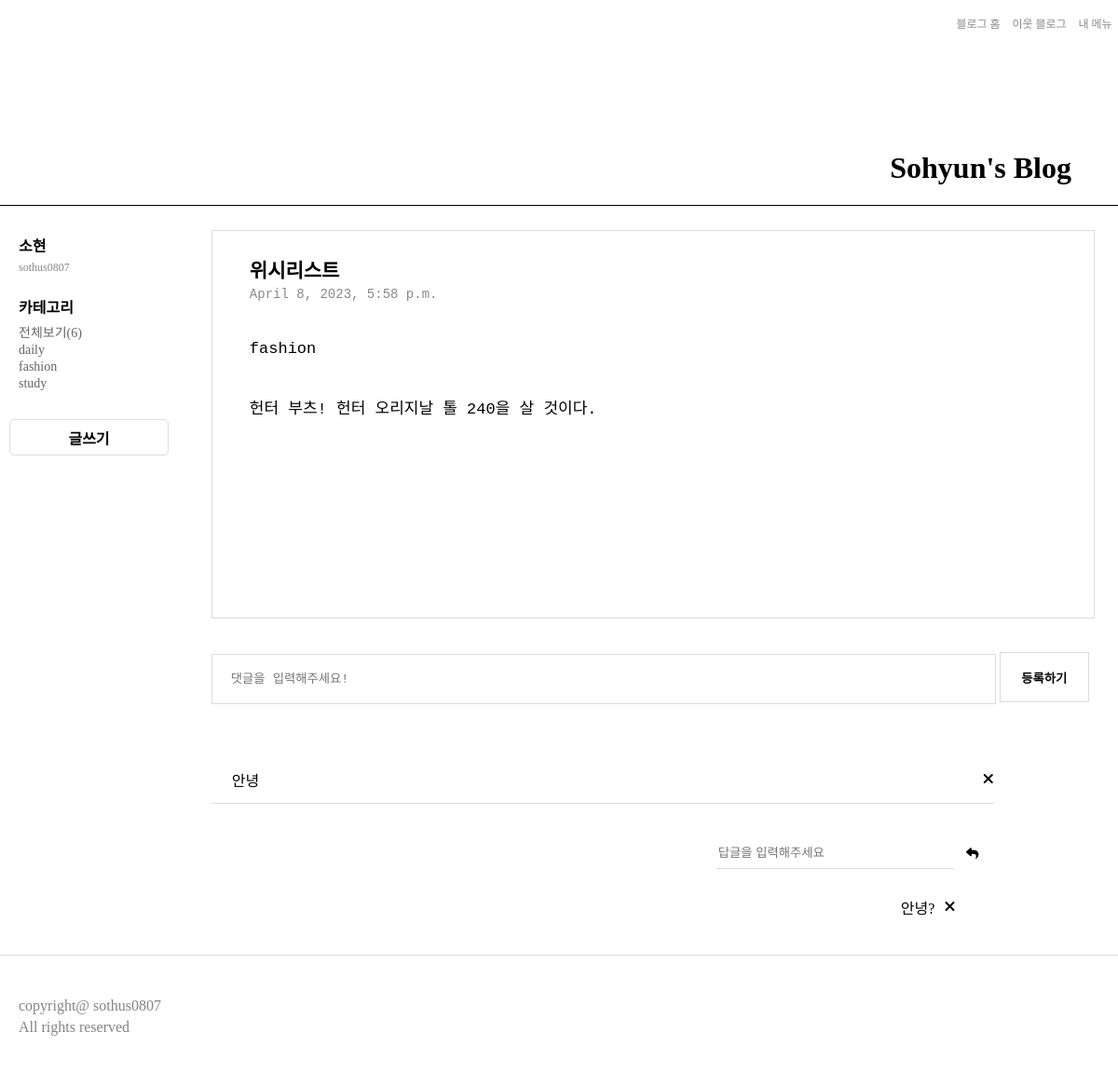
/recomment/27/5/, run on the app's committed database.
### BlogApp/models.py (models this page shows, shortened)
class Article(models.Model):
    title = models.CharField(max_length=20)
    content = models.TextField()
    date = models.DateTimeField(default=datetime.now())
    category = models.CharField(max_length=1, null=True)

class Comment(models.Model):
   article = models.ForeignKey(Article, on_delete=models.CASCADE, related_name='comments')
   content = models.TextField()

class Recomment(models.Model):
    comment = models.ForeignKey(Comment, on_delete=models.CASCADE, related_name='recomments')
    content = models.TextField()

### BlogApp/views.py (the view, shortened to what this page needs)
# urls.py: path("recomment/<int:detail_id>/<int:comment_id>/", views.recomment, name="recomment"),
def recomment(request, detail_id, comment_id):
    article = Article.objects.get(pk=detail_id)
    comment = Comment.objects.get(pk=comment_id)
    all_count = Article.objects.all().count()
    categorys = ['daily', 'fashion', 'study']
    return render(request, 'recomment.html', {'article': article, 'comment': comment, 'categorys': categorys, 'all_count': all_count})

### BlogApp/templates/recomment.html (shortened to what this page needs)
{% extends 'base.html' %}
{% block css %}
{% load static %}
<link rel="stylesheet" type="text/css" href="{% static 'recomment.css' %}">
{% endblock %}
{% block content %}
<div class="background">
    <div class="header">
        <ul>
            <li><a href="#">블로그 홈</a></li>
            <li><a href="#">이웃 블로그</a></li>
            <li><a href="#">내 메뉴</a></li>
        </ul>
        <h1><a href="{% url 'home' %}">Sohyun's Blog</a></h1>
    </div>
    <div class="main">
        <div class="sidebar">
            <div class="profile flex">
                <span id="user_nm">소현</span>
                <span>sothus0807</span>
            </div>
            <div class="category">
                <span>카테고리</span>
                <ul>
                    <li><a href="{% url 'home' %}">전체보기({{ all_count }})</a></li>
                    {% for category in categorys %}
                    <li><a href="{% url 'detail' category %}">{{ category }}</a></li>
                    {% endfor %}
                </ul>
            </div>
            <a class="button flex" href="{% url 'create' %}">글쓰기</a>
        </div>
        <div class="content">
            <ul class="article">
                <li>
                    <h3><a href="{% url 'comment' article.id %}">{{ article.title }}</a></h3>
                    <span>{{ article.date }}</span>
                    <p>{{ article.category }}</p>
                    <p>{{ article.content }}</p>
                </li>
            </ul>
            <form action="" method="post" class="commentWrapper">
                <input type="text" name="content" placeholder="댓글을 입력해주세요!">
                <button type="sumbit">등록하기</button>
            </form>
            <ul class="commentList">
                <li class="flex">
                    <span>{{ comment.content }}</span>
                    <a href="{% url 'comment_delete' article.id comment.id %}"><i class="fa-solid fa-xmark"></i></a>
                </li>
            </ul>
            <form action="" method="post" class="recommentWrapper flex">
                <input type="text" name="content" placeholder="답글을 입력해주세요">
                <button type="submit"><i class="fa-solid fa-reply"></i></button>
            </form>
            <ul class="recommentList">
                {% for recomment in comment.recomments.all %}
                <li class="flex">
                    <span>{{ recomment.content }}</span>
                    <a href="{% url 'recomment_delete' article.id comment.id recomment.id %}"><i class="fa-solid fa-xmark"></i></a>
                </li>
                {% endfor %}
            </ul>
        </div>
    </div>
</div>
{% endblock %}

### BlogApp/static/recomment.css (style rules this page uses)
body { margin: 0; }
.flex { display: flex; justify-content: center; align-items: center; }
.background { width: 100%; background-color: #ffffff; display: flex; flex-direction: column; }
.header { display: flex; flex-direction: column; align-items: flex-end; justify-content: space-between; width: 100%; height: 220px; border-bottom: 0.5px solid black; flex-direction: column; }
.header ul { width: 15%; display: flex; justify-content: space-around; align-items: center; list-style: none; }
.header ul li a { text-decoration: none; color: rgb(136, 136, 136); font-size: 12px; }
.header h1 { padding-right: 50px; }
.header h1 a { text-decoration: none; color: black; }
.main { width: 98.25%; padding: 10px; display: flex; }
.sidebar { width: 15%; margin-top: 17px; }
.profile { flex-direction: column; align-items: flex-start; }
.profile span { font-size: 12px; margin: 2.5px 0 2.5px 10px; color: rgb(136, 136, 136); }
#user_nm { color: black; font-weight: 600; font-size: 16px; }
.category { margin: 20px 0 30px 10px; }
.category span { color: black; font-weight: 600; font-size: 16px; }
.category ul { list-style: none; padding: 0; margin-top: 5px; }
.category ul li a { text-decoration: none; color: rgb(99, 99, 99); font-size: 14px; }
.button { background-color: #ffffff; border: 1px solid rgb(220, 220, 220); width: 169px; height: 37px; border-radius: 5px; font-weight: 600; text-decoration: none; color: black; }
.content { width: 85%; display: flex; flex-direction: column; }
.article li { list-style: none; width: 90%; height: 400px; border: 1px solid rgb(220, 220, 220); margin-bottom: 20px; padding: 5px 40px 10px 40px; font-family: 'Courier New', Courier, monospace; }
.article li h3 { margin-bottom: 3px; font-size: 21px; }
.article li h3 a { text-decoration: none; color: black; }
.article li span { font-size: 14px; color: rgb(136, 136, 136); }
.article li p { font-size: 17px; margin-top: 40px; }
.content .commentWrapper { padding-left: 40px; }
.commentWrapper input { width: 85%; height: 50px; border: 1px solid rgb(220, 220, 220); margin-bottom: 20px; font-family: 'Courier New', Courier, monospace; padding-left: 20px; outline: none; }
.commentWrapper button { width: 10%; height: 54px; background-color: #ffffff; border: 1px solid rgb(220, 220, 220); font-weight: 600; text-decoration: none; color: black; }
.commentList li { width: 85%; border-bottom: 1px solid rgb(220, 220, 220); height: 50px; margin: 20px 0; list-style: none; padding-left: 22px; justify-content: flex-start; }
.commentList li span { width: 90%; }
.commentList li a i { margin-left: 75px; color: black; }
.recommentWrapper { justify-content: flex-end; padding-left: 40px; margin-right: 12.5%; }
.recommentWrapper input { width: 30%; height: 30px; border: none; border-bottom: 1px solid rgb(220, 220, 220); outline: none; }
.recommentWrapper button { width: 40px; height: 34px; background-color: #ffffff; border: none; }
.recommentList li { width: 83%; height: 50px; list-style: none; justify-content: flex-end; }
.recommentList li span { padding-right: 10px; }
.recommentList li a i { color: black; }

### data on the page
Article: title "위시리스트", date "April 8, 2023, 5:58 p.m.", category "fashion", content "헌터 부츠! 헌터 오리지날 톨 240을 살 것이다."
Comment: content "안녕"
Recomment: content "안녕?"

### other printed values
{{ all_count }} "6"
{{ category }} "daily" "fashion" "study"
